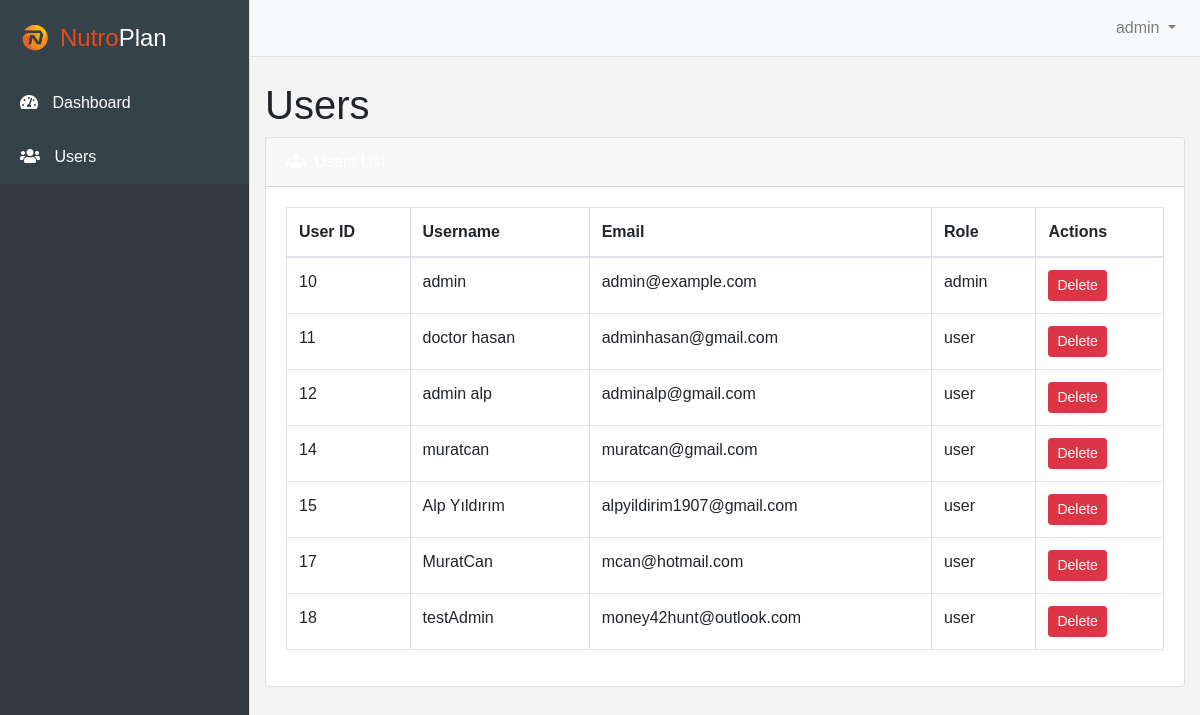
The page /HomePage/dashboard/users.php (signed in) on the database its author committed.
### tables this page shows
CREATE TABLE `users` (
  `user_id` int(11) NOT NULL,
  `username` varchar(50) NOT NULL,
  `password` varchar(255) NOT NULL,
  `email` varchar(100) NOT NULL,
  `phone_number` varchar(15) DEFAULT NULL,
  `role` enum('admin','user') NOT NULL,
  `created_at` timestamp NOT NULL DEFAULT current_timestamp()
);

### HomePage/dashboard/users.php (the view, shortened to what this page needs)
<?php
include '../../database/db.php';
try {
    $stmt = $conn->prepare("SELECT * FROM Users");
    $stmt->execute();
    $users = $stmt->fetchAll(PDO::FETCH_ASSOC);
} catch (PDOException $e) {
    echo "Error: " . $e->getMessage();
    exit();
}
?>
<!DOCTYPE html>
<html lang="en">
<head>
    <link href="https://stackpath.bootstrapcdn.com/bootstrap/4.5.2/css/bootstrap.min.css" rel="stylesheet">
    <link href="https://cdnjs.cloudflare.com/ajax/libs/font-awesome/5.15.3/css/all.min.css" rel="stylesheet">
    <link rel="stylesheet" href="../../css/dashboard styles/dashboard.css">
</head>
<body>
    <div id="wrapper" class="d-flex">
        <div class="bg-dark border-right d-flex flex-column" id="sidebar-wrapper">
            <div class="sidebar-heading text-white">
                <img src="../../images/logo.svg" alt="Logo" class="logo"><span style="color: #e8491d;">Nutro</span>Plan
            </div>
            <div class="list-group list-group-flush flex-grow-1">
                <a href="admindashboard.php" class="list-group-item">
                    <i class="fas fa-tachometer-alt"></i> Dashboard
                </a>
                <a href="users.php" class="list-group-item">
                    <i class="fas fa-users"></i> Users
                </a>
            </div>
        </div>
        <div id="page-content-wrapper">
            <nav class="navbar navbar-expand-lg navbar-light bg-light border-bottom">
                <div class="collapse navbar-collapse" id="navbarSupportedContent">
                    <ul class="navbar-nav ml-auto mt-2 mt-lg-0">
                        <li class="nav-item dropdown">
                            <a class="nav-link dropdown-toggle" href="#" id="navbarDropdown" role="button" data-toggle="dropdown" aria-haspopup="true" aria-expanded="false">
                                <?php echo $_SESSION['username']; ?>
                            </a>
                        </li>
                    </ul>
                </div>
            </nav>
            <div class="container-fluid">
                <h1 class="mt-4">Users</h1>
                <div class="card mb-4" style="background-color: #fff;">
                    <div class="card-header">
                        <i class="fas fa-users mr-1"></i>
                    </div>
                    <div class="card-body">
                        <div class="table-responsive">
                            <table class="table table-bordered" id="dataTable" width="100%" cellspacing="0">
                                <thead>
                                    <tr>
                                        <th>User ID</th>
                                        <th>Username</th>
                                        <th>Email</th>
                                        <th>Role</th>
                                        <th>Actions</th>
                                    </tr>
                                </thead>
                                <tbody>
                                    <?php if (!empty($users)): ?>
                                        <?php foreach ($users as $user): ?>
                                            <tr>
                                                <td><?php echo htmlspecialchars($user['user_id']); ?></td>
                                                <td><?php echo htmlspecialchars($user['username']); ?></td>
                                                <td><?php echo htmlspecialchars($user['email']); ?></td>
                                                <td><?php echo htmlspecialchars($user['role']); ?></td>
                                                <td>
                                                    <button class="btn btn-danger btn-sm delete-user" data-user-id="<?php echo htmlspecialchars($user['user_id']); ?>">Delete</button>
                                                </td>
                                            </tr>
                                        <?php endforeach; ?>
                                    <?php else: ?>
                                        <tr>
                                            <td colspan="5" class="text-center">No users found.</td>
                                        </tr>
                                    <?php endif; ?>
                                </tbody>
                            </table>
                        </div>
                    </div>
                </div>
            </div>
        </div>
    </div>
</body>
</html>

### css/dashboard styles/dashboard.css (style rules this page uses)
body { font-family: Arial, sans-serif; background-color: #f4f4f4; margin: 0; padding: 0; }
#wrapper { display: flex; }
#sidebar-wrapper { width: 250px; height: 100vh; background-color: #35424a; position: fixed; }
.sidebar-heading { padding: 20px; font-size: 1.5em; background-color: #35424a; display: flex; align-items: center; }
.sidebar-heading .logo { height: 30px; margin-right: 10px; }
.list-group-item { border: none; padding: 15px 20px; background-color: #35424a; color: white; }
.list-group-item i { margin-right: 10px; }
#page-content-wrapper { flex: 1; padding-left: 250px; }
.navbar { margin-bottom: 20px; }
.card { background-color: #35424a; color: white; }

### rows shown on the page
users: user_id "10", username "admin", email "admin@example.com", role "admin"
users: user_id "11", username "doctor hasan", email "adminhasan@gmail.com", role "user"
users: user_id "12", username "admin alp", email "adminalp@gmail.com", role "user"
users: user_id "14", username "muratcan", email "muratcan@gmail.com", role "user"
users: user_id "15", username "Alp Yıldırım", email "alpyildirim1907@gmail.com", role "user"
users: user_id "17", username "MuratCan", email "mcan@hotmail.com", role "user"
users: user_id "18", username "testAdmin", email "money42hunt@outlook.com", role "user"

### other values the page prints
$_SESSION['username'] "admin"
